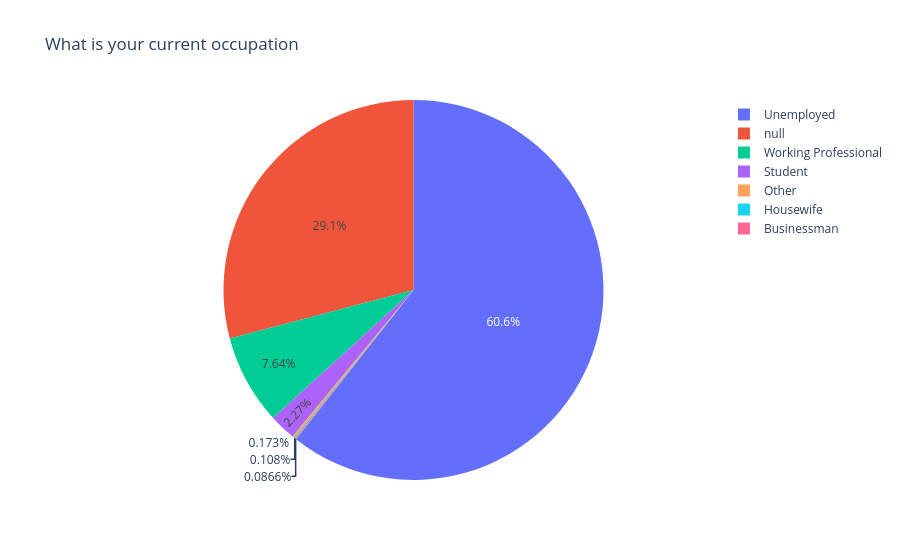

The notebook cell saved with this chart:
### Markdown cell above
The one most important point to note here is that the prospects who have filled the lead form for course inquiry are looking for  **"Better Career Prospects"** which is obvious that's what we human are. We always seek to look for better opportunity.

### Code cell
px.pie(temp_cat_df, 'What is your current occupation', title = 'What is your current occupation')

### Figure 1 — Plotly figure (JSON) as saved in the notebook; plotly's stock layout.template omitted (floating-point values rounded to 4 significant figures; data arrays with more than 128 entries replaced by an {"elided": "..."} marker saying what was removed)
{"data": [{"domain": {"x": [0, 1], "y": [0, 1]}, "hovertemplate": "What is your current occupation=%{label}<extra></extra>", "labels": {"elided": "9240 str values"}, "legendgroup": "", "name": "", "showlegend": true, "type": "pie"}], "layout": {"legend": {"tracegroupgap": 0}, "title": {"text": "What is your current occupation"}}}
